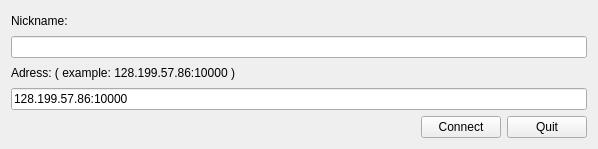
<?xml version="1.0" encoding="UTF-8"?>
<ui version="4.0">
 <class>ConnectDialog</class>
 <widget class="QWidget" name="ConnectDialog">
  <property name="geometry">
   <rect>
    <x>0</x>
    <y>0</y>
    <width>598</width>
    <height>149</height>
   </rect>
  </property>
  <property name="windowTitle">
   <string>Connect</string>
  </property>
  <layout class="QGridLayout" name="gridLayout">
   <item row="0" column="0">
    <layout class="QVBoxLayout" name="verticalLayout_3">
     <item>
      <layout class="QVBoxLayout" name="verticalLayout_2">
       <item>
        <widget class="QLabel" name="label_2">
         <property name="text">
          <string>Nickname:</string>
         </property>
        </widget>
       </item>
       <item>
        <widget class="QLineEdit" name="nickname"/>
       </item>
      </layout>
     </item>
     <item>
      <layout class="QVBoxLayout" name="verticalLayout">
       <item>
        <widget class="QLabel" name="label">
         <property name="text">
          <string>Adress: ( example: 128.199.57.86:10000 )</string>
         </property>
        </widget>
       </item>
       <item>
        <widget class="QLineEdit" name="adress">
         <property name="text">
          <string>128.199.57.86:10000</string>
         </property>
        </widget>
       </item>
      </layout>
     </item>
     <item>
      <layout class="QHBoxLayout" name="horizontalLayout">
       <item>
        <spacer name="horizontalSpacer">
         <property name="orientation">
          <enum>Qt::Horizontal</enum>
         </property>
         <property name="sizeHint" stdset="0">
          <size>
           <width>40</width>
           <height>20</height>
          </size>
         </property>
        </spacer>
       </item>
       <item>
        <widget class="QPushButton" name="connectButton">
         <property name="text">
          <string>Connect</string>
         </property>
        </widget>
       </item>
       <item>
        <widget class="QPushButton" name="quitButton">
         <property name="text">
          <string>Quit</string>
         </property>
        </widget>
       </item>
      </layout>
     </item>
    </layout>
   </item>
  </layout>
 </widget>
 <resources/>
 <connections/>
</ui>
